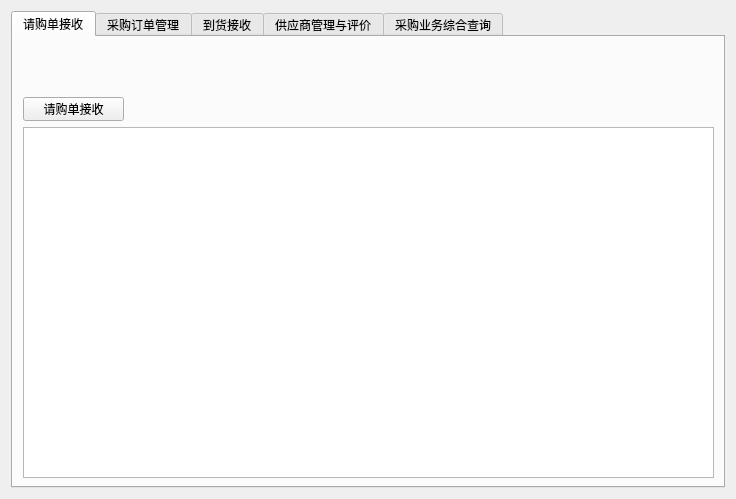
<?xml version="1.0" encoding="UTF-8"?>
<ui version="4.0">
 <class>cg_sector</class>
 <widget class="QWidget" name="cg_sector">
  <property name="geometry">
   <rect>
    <x>0</x>
    <y>0</y>
    <width>736</width>
    <height>499</height>
   </rect>
  </property>
  <property name="windowTitle">
   <string>Form</string>
  </property>
  <layout class="QHBoxLayout" name="horizontalLayout">
   <item>
    <widget class="QTabWidget" name="tabWidget">
     <property name="currentIndex">
      <number>0</number>
     </property>
     <widget class="QWidget" name="tab_1">
      <attribute name="title">
       <string>请购单接收</string>
      </attribute>
      <widget class="QTableView" name="purchase_list_view">
       <property name="geometry">
        <rect>
         <x>10</x>
         <y>90</y>
         <width>691</width>
         <height>351</height>
        </rect>
       </property>
      </widget>
      <widget class="QPushButton" name="purchase_list_receipt">
       <property name="geometry">
        <rect>
         <x>10</x>
         <y>60</y>
         <width>101</width>
         <height>24</height>
        </rect>
       </property>
       <property name="text">
        <string>请购单接收</string>
       </property>
      </widget>
     </widget>
     <widget class="QWidget" name="tab_2">
      <attribute name="title">
       <string>采购订单管理</string>
      </attribute>
      <widget class="QLabel" name="label">
       <property name="geometry">
        <rect>
         <x>220</x>
         <y>200</y>
         <width>231</width>
         <height>16</height>
        </rect>
       </property>
       <property name="text">
        <string>这是采购业务管理</string>
       </property>
      </widget>
     </widget>
     <widget class="QWidget" name="tab_3">
      <attribute name="title">
       <string>到货接收</string>
      </attribute>
      <widget class="QLabel" name="label_3">
       <property name="geometry">
        <rect>
         <x>280</x>
         <y>170</y>
         <width>231</width>
         <height>16</height>
        </rect>
       </property>
       <property name="text">
        <string>这是到货接收业务管理</string>
       </property>
      </widget>
     </widget>
     <widget class="QWidget" name="tab_4">
      <attribute name="title">
       <string>供应商管理与评价</string>
      </attribute>
      <widget class="QLabel" name="label_4">
       <property name="geometry">
        <rect>
         <x>250</x>
         <y>170</y>
         <width>231</width>
         <height>16</height>
        </rect>
       </property>
       <property name="text">
        <string>这是供应商管理</string>
       </property>
      </widget>
     </widget>
     <widget class="QWidget" name="tab_5">
      <attribute name="title">
       <string>采购业务综合查询</string>
      </attribute>
      <widget class="QLabel" name="label_5">
       <property name="geometry">
        <rect>
         <x>230</x>
         <y>190</y>
         <width>231</width>
         <height>16</height>
        </rect>
       </property>
       <property name="text">
        <string>这是采购业务查询管理</string>
       </property>
      </widget>
     </widget>
    </widget>
   </item>
  </layout>
 </widget>
 <resources/>
 <connections/>
</ui>
